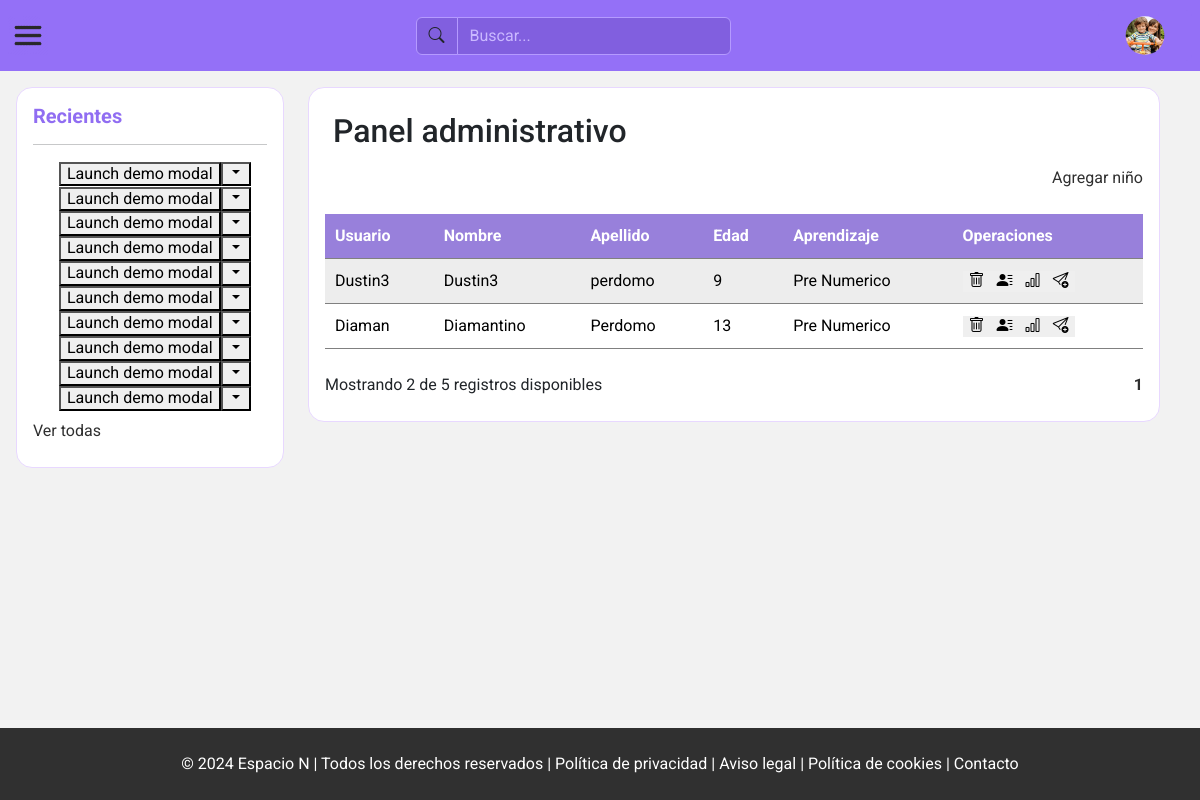
Page /view/admin/dashboard.php?page=1 (signed in) on the committed database.
### tables this page shows
CREATE TABLE `ninos` (
  `id_nino` int(10) NOT NULL,
  `id_genero` int(10) NOT NULL,
  `id_categoria_actividades` int(10) NOT NULL,
  `id_usuario` int(10) NOT NULL,
  `id_profesional` int(10) NOT NULL,
  `nombre` varchar(70) NOT NULL,
  `apellido` varchar(70) NOT NULL,
  `fecha_nacimiento` date DEFAULT NULL,
  `ultimo_acceso` datetime DEFAULT NULL
);

CREATE TABLE `usuarios` (
  `id_usuario` int(10) NOT NULL,
  `id_rol` int(10) NOT NULL,
  `usuario` varchar(15) DEFAULT NULL,
  `clave` varchar(8) DEFAULT NULL,
  `estado` bit(1) DEFAULT b'0',
  `permisos` bit(1) DEFAULT b'0',
  `fecha_hora_creacion` datetime DEFAULT NULL
);

### view/admin/Dashboard.php (the view, shortened to what this page needs)
<!DOCTYPE html>
<html lang="es">
<head>
    <link href="https://cdn.jsdelivr.net/npm/bootstrap@5.3.3/dist/css/bootstrap.min.css" rel="stylesheet"
>
    <link rel="stylesheet" href="https://cdn.jsdelivr.net/npm/bootstrap-icons@1.11.3/font/bootstrap-icons.min.css">
    <link rel="stylesheet" href="../../css/reset.css">
    <link rel="stylesheet" href="../../css/components/table.css">
    <link rel="stylesheet" href="../../css/components/offcanvas.css">
    <link rel="stylesheet" href="../../css/components/modalWindows.css">
    <link rel="stylesheet" href="../../css/components/header.css">
    <link rel="stylesheet" href="../../css/components/semanticTag.css">
    <link rel="stylesheet" href="../../css/components/row.css">
    <link rel="stylesheet" href="../../css/admin/dashboard.css">
</head>
<body>
    <?php include './../include/admin/header.php' ?>
    <main class="">
        <div class="row h-100">
            <div class="col-3 h-100">
                <section class="historyChilds">
                    <h5>Recientes</h5>
                    <hr>
                    <div class="btn-group">
                        <button type="button" class="btn"><button type="button" class=" " data-bs-toggle="modal"
                                data-bs-target="#exampleModal">
                                Launch demo modal
                            </button></button>
                        <button type="button" class=" dropdown-toggle dropdown-toggle-split" data-bs-toggle="dropdown"
                            aria-expanded="false">
                        </button>
                    </div>
                    <div class="btn-group">
                        <button type="button" class="btn"><button type="button" class=" " data-bs-toggle="modal"
                                data-bs-target="#exampleModal">
                                Launch demo modal
                            </button></button>
                        <button type="button" class=" dropdown-toggle dropdown-toggle-split" data-bs-toggle="dropdown"
                            aria-expanded="false">
                        </button>
                    </div>
                    <div class="btn-group">
                        <button type="button" class="btn"><button type="button" class=" " data-bs-toggle="modal"
                                data-bs-target="#exampleModal">
                                Launch demo modal
                            </button></button>
                        <button type="button" class=" dropdown-toggle dropdown-toggle-split" data-bs-toggle="dropdown"
                            aria-expanded="false">
                        </button>
                    </div>
                    <div class="btn-group">
                        <button type="button" class="btn"><button type="button" class=" " data-bs-toggle="modal"
                                data-bs-target="#exampleModal">
                                Launch demo modal
                            </button></button>
                        <button type="button" class=" dropdown-toggle dropdown-toggle-split" data-bs-toggle="dropdown"
                            aria-expanded="false">
                        </button>
                    </div>
                    <div class="btn-group">
                        <button type="button" class="btn"><button type="button" class=" " data-bs-toggle="modal"
                                data-bs-target="#exampleModal">
                                Launch demo modal
                            </button></button>
                        <button type="button" class=" dropdown-toggle dropdown-toggle-split" data-bs-toggle="dropdown"
                            aria-expanded="false">
                        </button>
                    </div>
                    <div class="btn-group">
                        <button type="button" class="btn"><button type="button" class=" " data-bs-toggle="modal"
                                data-bs-target="#exampleModal">
                                Launch demo modal
                            </button></button>
                        <button type="button" class=" dropdown-toggle dropdown-toggle-split" data-bs-toggle="dropdown"
                            aria-expanded="false">
                        </button>
                    </div>
                    <div class="btn-group">
                        <button type="button" class="btn"><button type="button" class=" " data-bs-toggle="modal"
                                data-bs-target="#exampleModal">
                                Launch demo modal
                            </button></button>
                        <button type="button" class=" dropdown-toggle dropdown-toggle-split" data-bs-toggle="dropdown"
                            aria-expanded="false">
                        </button>
                    </div>
                    <div class="btn-group">
                        <button type="button" class="btn"><button type="button" class=" " data-bs-toggle="modal"
                                data-bs-target="#exampleModal">
                                Launch demo modal
                            </button></button>
                        <button type="button" class=" dropdown-toggle dropdown-toggle-split" data-bs-toggle="dropdown"
                            aria-expanded="false">
                        </button>
                    </div>
                    <div class="btn-group">
                        <button type="button" class="btn"><button type="button" class=" " data-bs-toggle="modal"
                                data-bs-target="#exampleModal">
                                Launch demo modal
                            </button></button>
                        <button type="button" class=" dropdown-toggle dropdown-toggle-split" data-bs-toggle="dropdown"
                            aria-expanded="false">
                        </button>
                    </div>
                    <div class="btn-group">
                        <button type="button" class="btn"><button type="button" class=" " data-bs-toggle="modal"
                                data-bs-target="#exampleModal">
                                Launch demo modal
                            </button></button>
                        <button type="button" class=" dropdown-toggle dropdown-toggle-split" data-bs-toggle="dropdown"
                            aria-expanded="false">
                        </button>
                    </div>
                    <a href="#allHistoryChilds"> Ver todas</a>
                </section>
            </div>
            <div class="col-9">
                <div>
                    <section class="childs">
                        <h1 class="m-2">Panel administrativo</h1>
                        <div class="containerAddChilds">
                            <div>
                                <a href="./child/add.php">Agregar niño</a>
                            </div>
                        </div>
                    </section>
                    <?php
                    function showChilds()
                    {
                        include '../../php/connectionBD.php';
                        $id_admin = $_SESSION["id_profesional"];
                        echo " <section class='table'>
                        <table class='dataTable'>
                            <thead>
                                <tr>
                                    <th>Usuario</th>
                                    <th>Nombre</th>
                                    <th>Apellido</th>
                                    <th>Edad</th>
                                    <th>Aprendizaje</th>
                                    <th>Operaciones</th>
                                </tr>
                            </thead>";
                        $pagina_actual = isset($_GET['pagina']) && is_numeric($_GET['pagina']) ? $_GET['pagina'] : 1;
                        $sqlCount = 'SELECT COUNT(*) as total FROM ninos WHERE id_profesional = :id';
                        $count = $pdo->prepare($sqlCount);
                        $count->bindParam('id', $id_admin, PDO::PARAM_INT);
                        $count->execute();
                        $total = $count->fetch(PDO::FETCH_ASSOC);
                        $total_registros = $total["total"];
                        $registros_por_pagina = 5;
                        $total_paginas = ceil($total_registros / $registros_por_pagina);
                        $sqlSelect = 'SELECT id_nino, ninos.id_usuario as id_usuario_nino, usuario, nombre, apellido, id_categoria_actividades, fecha_nacimiento FROM ninos
                                INNER JOIN usuarios ON ninos.id_usuario = usuarios.id_usuario WHERE id_profesional = :id
                                LIMIT :inicio, :registros_por_pagina
                                ';
                        $inicio = ($pagina_actual - 1) * $registros_por_pagina;
                        $stmt = $pdo->prepare($sqlSelect);
                        $stmt->bindParam('id', $id_admin, PDO::PARAM_INT);
                        $stmt->bindValue(':inicio', $inicio, PDO::PARAM_INT);
                        $stmt->bindValue(':registros_por_pagina', $registros_por_pagina, PDO::PARAM_INT);
                        $stmt->execute();
                        if ($stmt->rowCount() > 0) {
                            $result = $stmt->fetchAll(PDO::FETCH_ASSOC);
                            foreach ($result as $row) {
                                switch ($row["id_categoria_actividades"]) {
                                    case 1:
                                        $showA = "Pre Numerico";
                                        break;
                                }
                                $fecha_nacimiento = $row["fecha_nacimiento"];
                                $fecha_actual = date("Y-m-d");
                                $timestamp_nacimiento = strtotime($fecha_nacimiento);
                                $timestamp_actual = strtotime($fecha_actual);
                                $diferencia_segundos = $timestamp_actual - $timestamp_nacimiento;
                                $edad_en_anos = floor($diferencia_segundos / (60 * 60 * 24 * 365.25));
                                echo "<tr class='show'>";
                                echo "<td >" . $row['usuario'] . "</td>";
                                echo "<td>" . $row['nombre'] . "</td>";
                                echo "<td>" . $row['apellido'] . "</td>";
                                echo "<td>" . $edad_en_anos . "</td>";
                                echo "<td>" . $showA . "</td>";
                                echo "<td class='operations'>";
                                echo "<button class='OpenDeleteChild' data-idc='" . $row['id_nino'] . "' data-idu='" . $row['id_usuario_nino'] . "'><i class='bi bi-trash'></i></button>";
                                echo "<a href='child/modify.php?id=" . $row['id_nino'] . "'><button><i class='bi bi-person-lines-fill'></i></button></a>";
                                echo "<a href='child/progress.php?id=" . $row['id_nino'] . "'><button><i class='bi bi-bar-chart'></i></button></a>";
                                echo "<button class='OpenSendNotificationChild' data-idS='" . $row['id_nino'] . "' > <i class='bi bi-send-plus'></i></button> ";
                                echo "</td>";
                                echo "</tr>";
                            }
                        } else {
                            echo "<p>No hay registros disponibles en este momento.</p>";
                        }
                        echo " </table> </section>";
                        echo "<section class='d-flex justify-content-between align-items-center'>";
                        if ($total_registros == 0) {
                        } else {
                            $userRegistration = 'registros disponibles';
                            echo "<span class='messengerShowUsers'>Mostrando " . $total_registros . " de " . $registros_por_pagina . "
                                        <span class='userRegistration'> " . $userRegistration . "</span></span>";
                            for ($i = 1; $i <= $total_paginas; $i++) {
                                echo "<a href='?page=$i'>" . ($i == $pagina_actual ? '<b>' . $i . '</b>' : $i) . "</a> ";
                            }
                            echo " </section>";
                        }
                    }
                    showChilds();
                    ?>
                </div>
            </div>
        </div>
    </main>
    <?php include './../include/footer.php' ?>
</body>
</html>

### css/components/table.css (style rules this page uses)
.dataTable { display: block; width: 100%; margin: 1em 0; }
.dataTable thead, .dataTable tbody, .dataTable thead tr, .dataTable th { display: block; }
.dataTable thead { float: left; }
.dataTable td, .dataTable th { padding: .625em; line-height: 1.5em; border-bottom: 1px dashed #ccc; box-sizing: border-box; overflow-x: hidden; overflow-y: auto; }
.dataTable th { text-align: left; background: rgba(0, 0, 0, 0.14); border-bottom: 1px dashed #aaa; }
.dataTable tbody tr { display: table-cell; }
thead>tr { background: #b195ff !important; color: white !important; }
.dataTable tbody td { display: block; }
.dataTable tr:nth-child(odd) { background: rgba(0, 0, 0, 0.07); }
@media screen and (min-width: 50em) { .dataTable { display: table; } }
@media screen and (min-width: 50em) { .dataTable thead { display: table-header-group; float: none; } }
@media screen and (min-width: 50em) { .dataTable thead tr, .dataTable tbody tr { display: table-row; } }
@media screen and (min-width: 50em) { .dataTable th, .dataTable tbody td { display: table-cell; } }
@media screen and (min-width: 50em) { .dataTable td, .dataTable th { width: auto; } }

### css/components/semanticTag.css (style rules this page uses)
body { display: flex; flex-direction: column; width: 100vw; height: 100vh; background-size: contain; background-repeat: repeat; font-family: "Roboto", sans-serif; font-weight: 100; font-style: normal; font-weight: 400; }
main { flex-grow: 2; background: #f2f2f2; }
main>div { width: 100vw; }

### css/components/row.css (style rules this page uses)
.col-9>div { background: white; padding: 1rem; border-radius: 1rem; border: solid 1px #e8d8ff; }
.row { padding: 1rem; }

### css/admin/dashboard.css (style rules this page uses)
a { margin: 0.5rem 0rem; display: block; color: var(--colorBlack); text-decoration: none; }
.historyChilds { overflow-x: hidden; padding: 1rem; background: white; border-radius: 1rem; border: solid 1px #e8d8ff; }
.historyChilds>h5 { color: #906df2; font-weight: bold; }
.operations > button, .operations > a > button { border: none !important; background-color: none !important; }
.containerAddChilds { display: flex; align-items: center; justify-content: flex-end; }
.operations>a { border:none; display: inline }

### rows in the picture
ninos: id_usuario.usuario "Dustin3", nombre "Dustin3", apellido "perdomo", id_categoria_actividades "Pre Numerico"
ninos: id_usuario.usuario "Diaman", nombre "Diamantino", apellido "Perdomo", id_categoria_actividades "Pre Numerico"

### other values in the picture
$total_registros "2"
$registros_por_pagina "5"
$userRegistration "registros disponibles"
